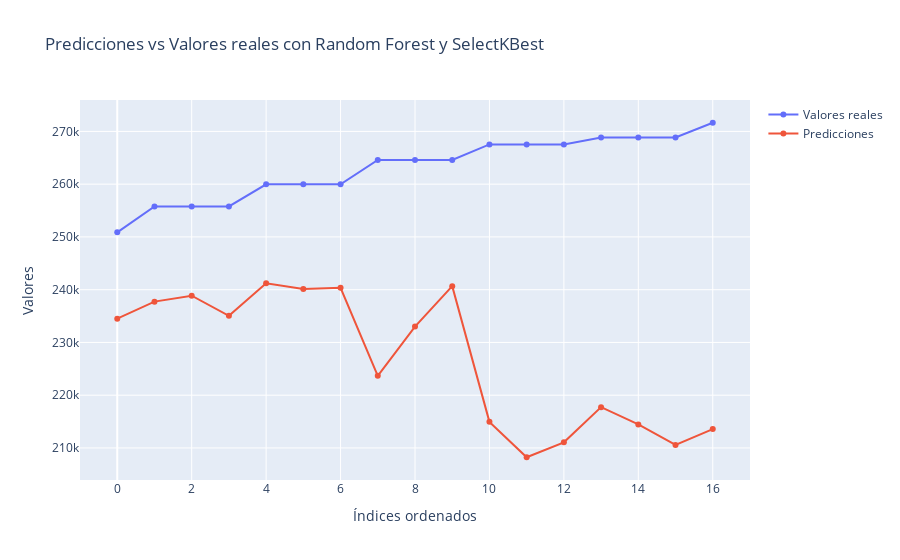

The code cell stored with this chart in its notebook:
### Code cell
import plotly.graph_objects as go

# Crear figura
fig = go.Figure()

# Agregar traza para valores reales
fig.add_trace(go.Scatter(x=np.arange(len(y_test)), y=y_test_sorted,
                    mode='lines+markers',
                    name='Valores reales'))

# Agregar traza para predicciones
fig.add_trace(go.Scatter(x=np.arange(len(predictions)), y=predictions_sorted,
                    mode='lines+markers',
                    name='Predicciones'))

# Configurar diseño
fig.update_layout(title='Predicciones vs Valores reales con Random Forest y SelectKBest',
                   xaxis_title='Índices ordenados',
                   yaxis_title='Valores')

# Mostrar figura
fig.show()

### Figure 1 — Plotly figure (JSON) as saved in the notebook; plotly's stock layout.template omitted (floating-point values rounded to 4 significant figures)
{"data": [{"mode": "lines+markers", "name": "Valores reales", "type": "scatter", "x": [0, 1, 2, 3, 4, 5, 6, 7, 8, 9, 10, 11, 12, 13, 14, 15, 16], "y": [250900.0, 255800.0, 255800.0, 255800.0, 260000.0, 260000.0, 260000.0, 264578, 264578, 264578, 267500.0, 267500.0, 267500.0, 268800.0, 268800.0, 268800.0, 271600.0]}, {"mode": "lines+markers", "name": "Predicciones", "type": "scatter", "x": [0, 1, 2, 3, 4, 5, 6, 7, 8, 9, 10, 11, 12, 13, 14, 15, 16], "y": [234500.0, 237700.0, 238900.0, 235100.0, 241200.0, 240100.0, 240400.0, 223700.0, 233000.0, 240700.0, 214900.0, 208200.0, 211100.0, 217700.0, 214500.0, 210600.0, 213600.0]}], "layout": {"title": {"text": "Predicciones vs Valores reales con Random Forest y SelectKBest"}, "xaxis": {"title": {"text": "Índices ordenados"}}, "yaxis": {"title": {"text": "Valores"}}}}
